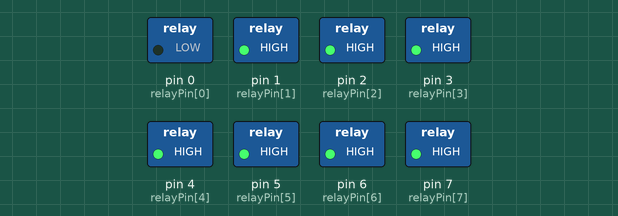
This sketch was run on a simulated Arduino Uno, built with avr-gcc and run on an emulated ATmega328P. On the bench: switched loads named in the sketch (green lamp = pin HIGH).

Above: at 0.2 s.
At 1.2 s:
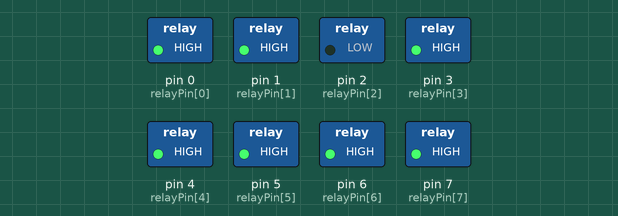
At 1.7 s:
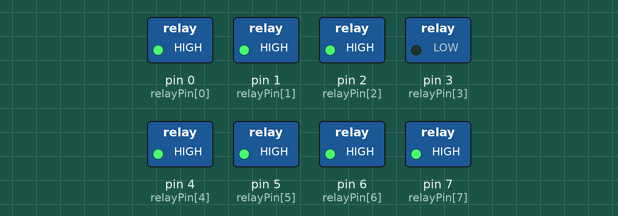
At 2.2 s:
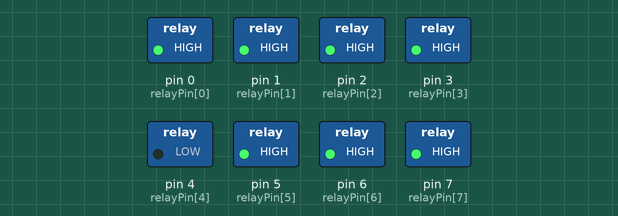
At 3.2 s:
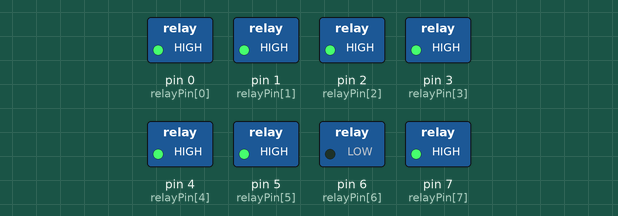
At 4.7 s:
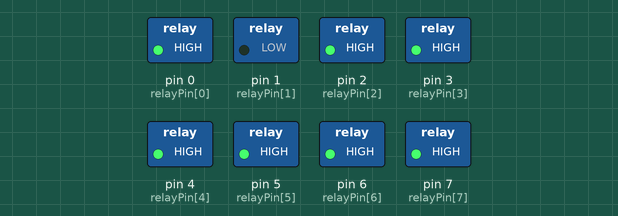
Timing chart, 0 to 5.2 s (numbered marks = the images above):
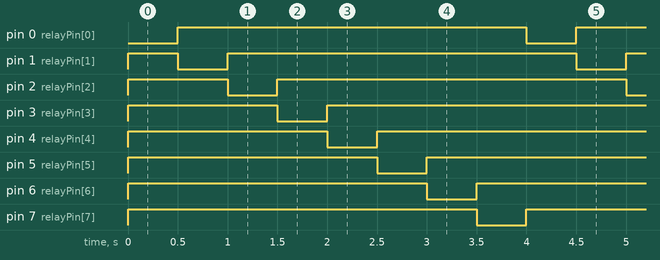

The sketch:

relayv1_0.ino
```cpp
#include <avr/pgmspace.h>

int relayPin[]={0,1,2,3,4,5,6,7};

void setup()
{
  int i;
  for (i=0;i<8;i++){
   pinMode(relayPin[i], OUTPUT);
  }

  for (i=0;i<8;i++){
   digitalWrite(relayPin[i], HIGH);
  }
}

void loop()
{
  knightrider();

}

void knightrider()
{
  int i;
  for(i=0;i<8;i++){
    digitalWrite(relayPin[i], LOW);
    delay(500);
    digitalWrite(relayPin[i], HIGH);
  }
}
```

Measured:
- by itself, pin 0 (relayPin[0]), pin 1 (relayPin[1]), pin 2 (relayPin[2]), pin 3 (relayPin[3]), pin 4 (relayPin[4]), pin 5 (relayPin[5]), pin 6 (relayPin[6]), pin 7 (relayPin[7]): alternates HIGH for 3.5 s and LOW for 0.50 s
- by itself, everything shown: repeats every 4.0 s, in 9 steps
